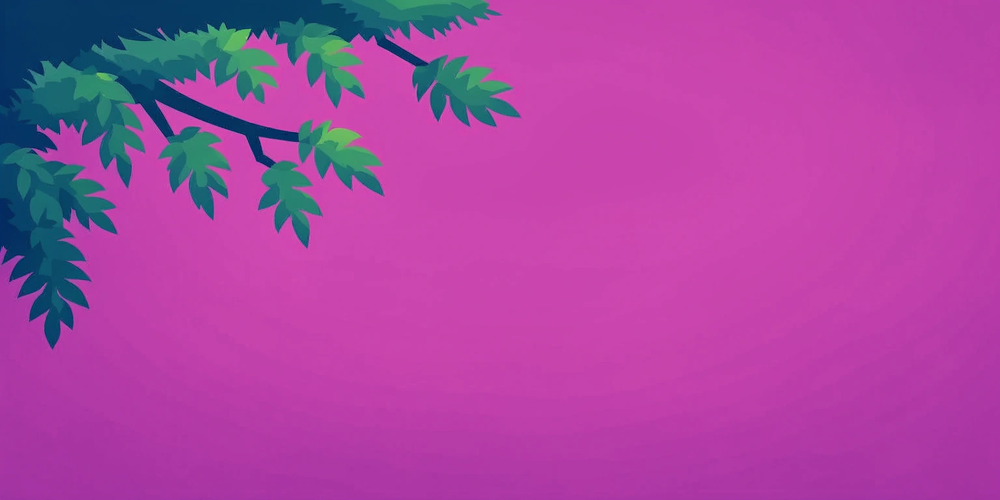
#> input picture assets/raw/a-dark-silhouette-of-leafy-branches-hanging-down-f.png, 1000 x 500 px, shrunk from 1536 x 768 before the run; its folder holds only this picture in this run
$ python cut_assets.py
#> lines starting #> are read from the running program, lines starting #| are printed output that depends on the picture; after the words box and inside, x2 and y2 are one past the last pixel; in counts of white or black regions, pixels touching at a corner belong together
#!/usr/bin/env python3
"""Cut the magenta out of generated art, and measure what the engine needs.

Generated assets arrive as a flat object on a magenta ground. Three things have
to happen before the engine can place one: the magenta has to go, the leftover
magenta bleeding into every anti-aliased edge has to be neutralised, and
somebody has to record where the object's feet are — because the engine stands
things on the ground by that row, not by the bottom of the file.

Keying is done in hue rather than by distance to one sampled colour: some plates
have a gradient background, and a single reference colour misses half of it. The
foreground is green and blue, the ground is magenta, and those sit far enough
apart on the wheel that one threshold separates them everywhere in the frame.

    python3 tools/cut_assets.py                 # assets/raw -> assets/cut
    python3 tools/cut_assets.py --only tree     # just the ones matching
"""

from __future__ import annotations

import argparse
import json
from pathlib import Path

import numpy as np
from PIL import Image

RAW = Path("assets/raw")
CUT = Path("assets/cut")

# Magenta sits at ~300-330°. Everything we draw is green through blue, 80-260°.
# A generous window still leaves a wide empty gap on either side.
BG_HUE = 318.0
HUE_WINDOW = 78.0      # degrees either side of BG_HUE counted as background
MIN_SAT = 0.13         # near-grey pixels are never background, whatever the hue
SOFT = 9.0             # degrees of feathering at the edge of the window
ERODE = 1              # pixels of alpha pulled back, to eat the last of the fringe


def _hsv(rgb: np.ndarray) -> tuple[np.ndarray, np.ndarray, np.ndarray]:
    """Vectorised RGB->HSV. Hue in degrees, s and v in 0..1."""
    r, g, b = rgb[..., 0], rgb[..., 1], rgb[..., 2]
    mx = rgb.max(-1)
    mn = rgb.min(-1)
    d = mx - mn
    h = np.zeros_like(mx)
    nz = d > 1e-6
    ir = nz & (mx == r)
    ig = nz & (mx == g) & ~ir
    ib = nz & (mx == b) & ~ir & ~ig
    with np.errstate(invalid="ignore", divide="ignore"):
        h[ir] = (60 * ((g - b)[ir] / d[ir])) % 360
        h[ig] = (60 * ((b - r)[ig] / d[ig]) + 120) % 360
        h[ib] = (60 * ((r - g)[ib] / d[ib]) + 240) % 360
        s = np.where(mx > 1e-6, d / np.maximum(mx, 1e-6), 0.0)
    return h, s, mx


def _erode(a: np.ndarray, n: int) -> np.ndarray:
    """Pull the alpha edge back by n pixels.

    Anti-aliasing leaves a one-pixel ring that is half object and half ground.
    Despilling fixes its colour but not its coverage, and on something like
    foliage — which is nearly all edge — that ring is a large fraction of the
    silhouette and still reads as a halo. Taking the minimum over the immediate
    neighbourhood spends one pixel of the outline to be rid of it.
    """
    for _ in range(n):
        p = np.pad(a, 1, mode="edge")
        a = np.minimum.reduce([
            p[1:-1, 1:-1], p[:-2, 1:-1], p[2:, 1:-1], p[1:-1, :-2], p[1:-1, 2:],
        ])
    return a


def _alpha(rgb: np.ndarray) -> np.ndarray:
    """1 where the object is, 0 where the magenta is, feathered between."""
    h, s, _ = _hsv(rgb)
    dist = np.abs((h - BG_HUE + 180) % 360 - 180)          # degrees from magenta
    # 0 at the centre of the window, 1 once we are SOFT degrees outside it
    a = np.clip((dist - HUE_WINDOW) / SOFT, 0.0, 1.0)
    a[s < MIN_SAT] = 1.0                                   # greys are never the ground
    a = _erode(a, ERODE)
    # Push what is left of the feather to one end or the other: a half-covered
    # pixel is the halo, and there is nothing in this style that needs one.
    return np.clip(a * 1.45 - 0.30, 0.0, 1.0)


def _despill(rgb: np.ndarray, a: np.ndarray) -> np.ndarray:
    """Take the magenta back out of every pixel it bled into.

    An anti-aliased edge is part object, part ground, so every boundary pixel
    carries some magenta. Left alone it shows up as a pink halo the moment the
    sprite is composited over anything that is not magenta. Magenta is red and
    blue with no green, so clamping red and blue toward green removes it.

    The clamp runs on a band a few pixels wide rather than only on partly
    transparent pixels: the bleed reaches further in than the alpha edge does,
    and a fully opaque pixel one step inside the outline is still pink. Blue is
    given more room than red, because rock and trunk are legitimately blue and
    nothing in this art is legitimately magenta.
    """
    out = rgb.copy()
    near = _erode(a, 3) < 0.999                            # within ~3px of the edge
    if not near.any():
        return out
    g = out[..., 1]
    for c, room in ((0, 0.02), (2, 0.12)):
        ch = out[..., c]
        cap = g + room
        over = near & (ch > cap)
        ch[over] = cap[over]
    return out


def _measure(a: np.ndarray) -> dict:
    """Bounding box, plus the row the object actually stands on."""
    solid = a > 0.5
    rows = np.where(solid.any(1))[0]
    cols = np.where(solid.any(0))[0]
    if not len(rows) or not len(cols):
        return {}
    top, bottom = int(rows[0]), int(rows[-1])
    left, right = int(cols[0]), int(cols[-1])

    # Feet, not the bounding box: find the lowest row carrying a real amount of
    # object, so one stray anti-aliased pixel does not decide where a tree stands.
    per_row = solid.sum(1)
    floor = max(1, int(0.004 * solid.shape[1]))
    heavy = np.where(per_row >= floor)[0]
    base = int(heavy[-1]) if len(heavy) else bottom
    return {"left": left, "top": top, "right": right, "bottom": bottom, "base_row": base}


def cut(src: Path, dst: Path) -> dict:
    im = Image.open(src).convert("RGB")
    rgb = np.asarray(im).astype(np.float32) / 255.0

    a = _alpha(rgb)
    rgb = _despill(rgb, a)
    box = _measure(a)
    if not box:
        return {"file": src.name, "error": "nothing left after keying"}

    out = np.dstack([rgb, a[..., None]])
    out = (np.clip(out, 0, 1) * 255).astype(np.uint8)

    # Crop tight horizontally and to the top, but keep everything down to the
    # base row so the feet stay at the bottom edge of the file.
    l, t, r, b = box["left"], box["top"], box["right"] + 1, box["base_row"] + 1
    pad = 2
    l, t = max(0, l - pad), max(0, t - pad)
    r = min(out.shape[1], r + pad)
    b = min(out.shape[0], b + pad)
    Image.fromarray(out[t:b, l:r]).save(dst, optimize=True)

    return {
        "file": dst.name,
        "w": int(r - l),
        "h": int(b - t),
        "kept": round(float((a > 0.5).mean()), 4),
    }


def main() -> None:
    ap = argparse.ArgumentParser()
    ap.add_argument("--only", default="", help="substring filter on the filename")
    args = ap.parse_args()

    CUT.mkdir(parents=True, exist_ok=True)
    report = []
    for src in sorted(RAW.glob("*.png")):
        if args.only and args.only.lower() not in src.name.lower():
            continue
        info = cut(src, CUT / src.name)
#> in cut, im is the input picture: PIL image 1000x500 RGB; mean R, G, B 168.9, 69.2, 161.9
#> in _hsv, `ir = nz & (mx == r)`:
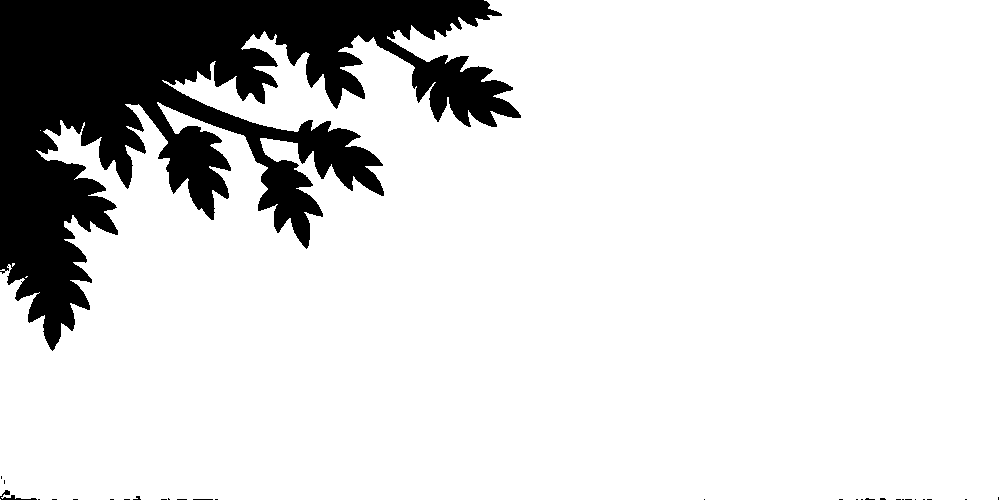
#> ir: shape (500, 1000) bool; 85% white; 29 black regions (26 under 20 px), largest, box (x1, y1, x2, y2) and area: (0, 0, 521, 351) 74635, (0, 490, 37, 500) 107, (193, 499, 213, 500) 20
#> in _hsv, `s = np.where(mx > 1e-6, d / np.maximum(mx, 1e-6), 0.0)`:
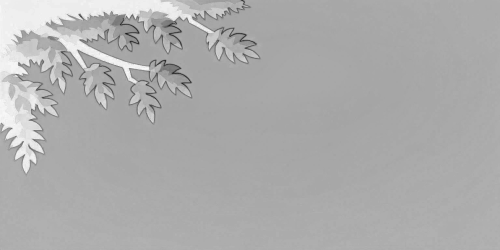
#> s: shape (500, 1000) float32 (shown at 1/2 size); min 0.00735, max 1, mean 0.678
#> call 2 of _erode, with n = 3
#> after the loop in _erode (call 2), `for _ in range(n):`:
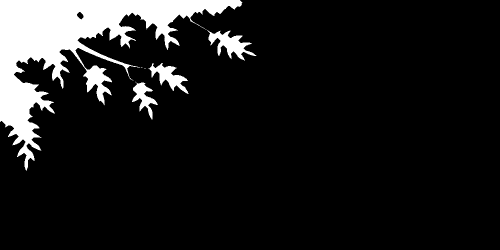
#> a: shape (500, 1000) float32 (shown at 1/2 size); min 0, max 1, mean 0.108
#> after the loop in _despill, `for c, room in ((0, 0.02), (2, 0.12)):`:
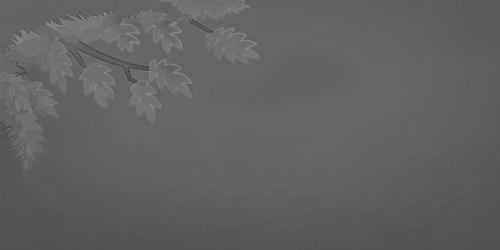
#> ch: shape (500, 1000) float32 (shown at 1/2 size); min 0.206, max 0.639, mean 0.382
#> in cut, `rgb = _despill(rgb, a)`:
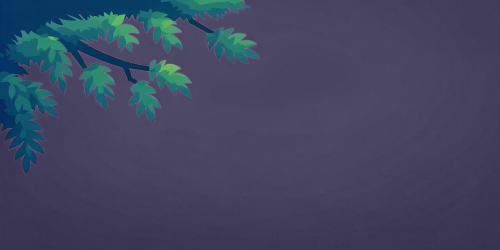
#> rgb: shape (500, 1000, 3) float32 (shown at 1/2 size); mean R, G, B 0.252, 0.272, 0.381
#> in _measure, `rows = np.where(solid.any(1))[0]`: rows = 347 values from 0 to 346
#> in _measure, `cols = np.where(solid.any(0))[0]`: cols = 518 values from 0 to 517
#> in _measure, `top, bottom = int(rows[0]), int(rows[-1])`: top = 0; bottom = 346
#> in _measure, `left, right = int(cols[0]), int(cols[-1])`: left = 0; right = 517
#> in _measure, `per_row = solid.sum(1)`: per_row = 500 values, max 491 at index 11, min 0 at index 347, mean 130.6
#> in _measure, `heavy = np.where(per_row >= floor)[0]`: heavy = 344 values from 0 to 343
#> in _measure, `base = int(heavy[-1]) if len(heavy) else bottom`: base = 343
#> in cut, `box = _measure(a)`: box = {'left': 0, 'top': 0, 'right': 517, 'bottom': 346, 'base_row': 343}
#> in cut, `out = np.dstack([rgb, a[..., None]])`:
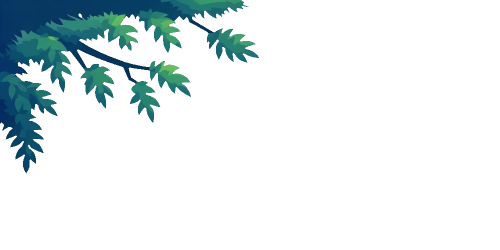
#> out: shape (500, 1000, 4) float32 (shown at 1/2 size); mean R, G, B, A 0.252, 0.272, 0.381, 0.131; transparent parts drawn white
#> in cut, `l, t, r, b = box["left"], box["top"], box["right"] + 1, box["base_row"..`: l = 0; r = 518; b = 344
#> in cut, `r = min(out.shape[1], r + pad)`: r = 520
#> in cut, `b = min(out.shape[0], b + pad)`: b = 346
#> in cut, `Image.fromarray(out[t:b, l:r]).save(dst, optimize=True)`:
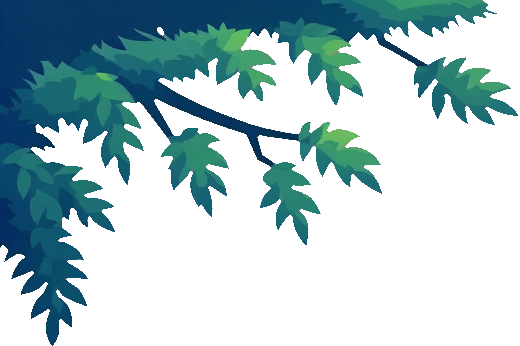
#> saved as a-dark-silhouette-of-leafy-branches-hanging-down-f.png: PIL image 520x346 RGBA; mean R, G, B, A 56.8, 79.7, 103.1, 92.6; transparent parts drawn white
#> info = 4 items
        report.append(info)
        if "error" in info:
            print(f"  !! {info['file']}: {info['error']}")
        else:
            print(f"  {info['file']:<52} {info['w']:>5}x{info['h']:<5} kept {info['kept']:.1%}")
#|   a-dark-silhouette-of-leafy-branches-hanging-down-f.png   520x346   kept 13.1%

    (CUT / "_cut-report.json").write_text(json.dumps(report, indent=2), encoding="utf-8")
    print(f"\n{len(report)} files -> {CUT}/")
#| 1 files -> assets/cut/


if __name__ == "__main__":
    main()

$ run again, on assets/raw/a-single-large-rock--1-2-metres-tall-and-2-metres-.png
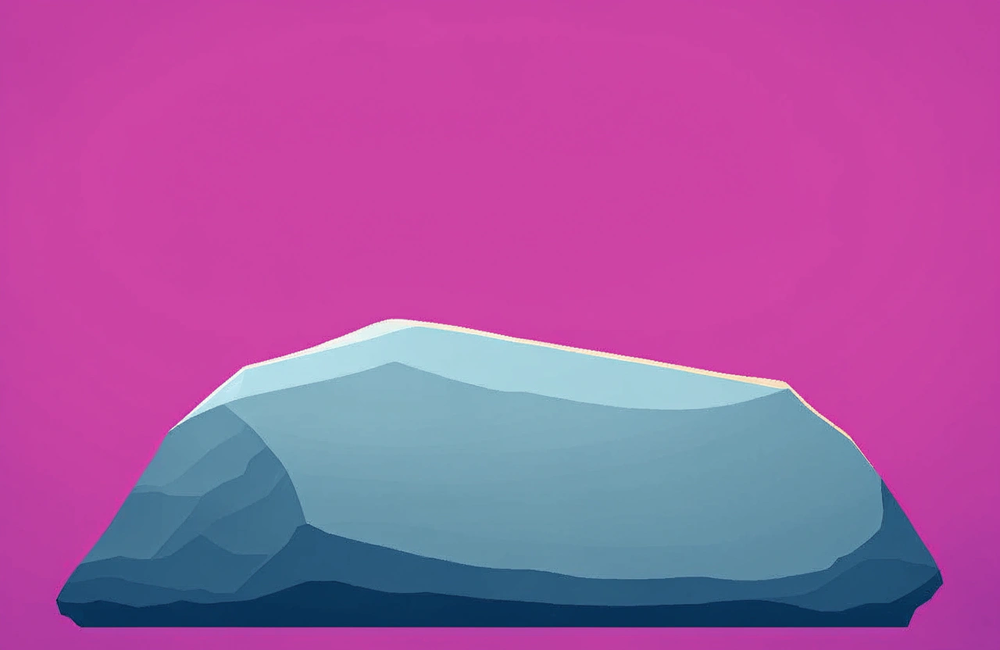
#> input picture assets/raw/a-single-large-rock--1-2-metres-tall-and-2-metres-.png, 1000 x 650 px, shrunk from 1280 x 832 before the run
#> in cut, im is the input picture: PIL image 1000x650 RGB; mean R, G, B 166.4, 88.6, 162.3
#> in _hsv, `nz = d > 1e-6`:
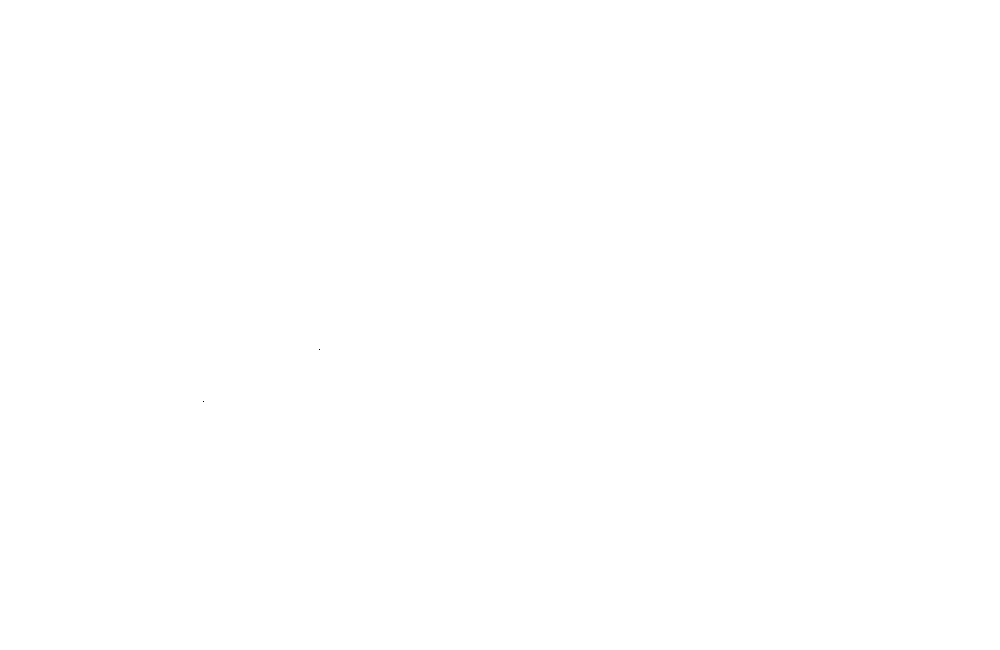
#> nz: shape (650, 1000) bool; 100% white; black in thin lines or dots, all inside (x1, y1, x2, y2) = (203, 349, 320, 402)
#> ir: shape (650, 1000) bool; 68.7% white; 3 black regions (2 under 20 px), largest, box (x1, y1, x2, y2) and area: (56, 322, 944, 628) 203509
#> ig: shape (650, 1000) bool; 0.17% white; 57 white regions (46 under 20 px), largest, box (x1, y1, x2, y2) and area: (327, 322, 410, 349) 533, (676, 369, 733, 380) 68, (734, 380, 789, 389) 61
#> ib: shape (650, 1000) bool; 31.1% white; 8 white regions (7 under 20 px), largest, box (x1, y1, x2, y2) and area: (56, 326, 944, 628) 202357
#> near: shape (650, 1000) bool; 70.1% white; 1 black region, box (x1, y1, x2, y2) and area: (61, 323, 938, 623) 194648
#> solid: shape (650, 1000) bool; 30.9% white; 3 white regions (2 under 20 px), largest, box (x1, y1, x2, y2) and area: (58, 320, 941, 626) 200641
#> rows = 306 values from 320 to 625
#> cols = 883 values from 58 to 940
#> top = 320; bottom = 625
#> left = 58; right = 940
#> per_row = 650 values, max 874 at index 583, min 0 at index 0, mean 308.7
#> heavy = 306 values from 320 to 625
#> base = 625
#> box = {'left': 58, 'top': 320, 'right': 940, 'bottom': 625, 'base_row': 625}
#> in cut, `l, t, r, b = box["left"], box["top"], box["right"] + 1, box["base_row"..`: l = 58; t = 320; r = 941; b = 626
#> in cut, `l, t = max(0, l - pad), max(0, t - pad)`: l = 56; t = 318
#> in cut, `r = min(out.shape[1], r + pad)`: r = 943
#> in cut, `b = min(out.shape[0], b + pad)`: b = 628
#> in cut, `Image.fromarray(out[t:b, l:r]).save(dst, optimize=True)`:
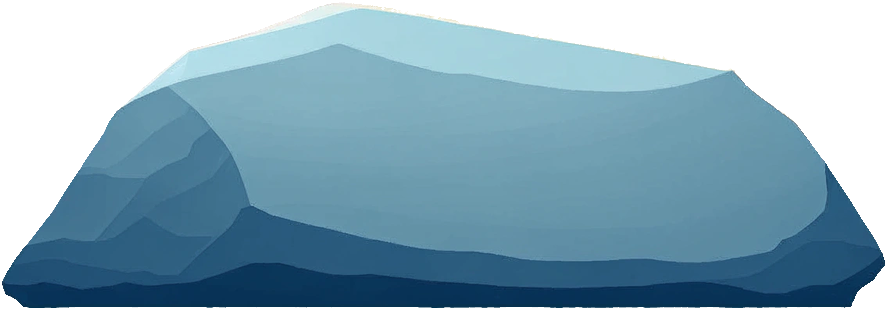
#> saved as a-single-large-rock--1-2-metres-tall-and-2-metres-.png: PIL image 887x310 RGBA; mean R, G, B, A 86.4, 118.9, 143.7, 186.1; transparent parts drawn white
#> info = 4 items
#|   a-single-large-rock--1-2-metres-tall-and-2-metres-.png   887x310   kept 30.9%
#| 1 files -> assets/cut/

$ run again, on assets/raw/a-single-low-flowering-bush--0-6-metres-tall--alon.png
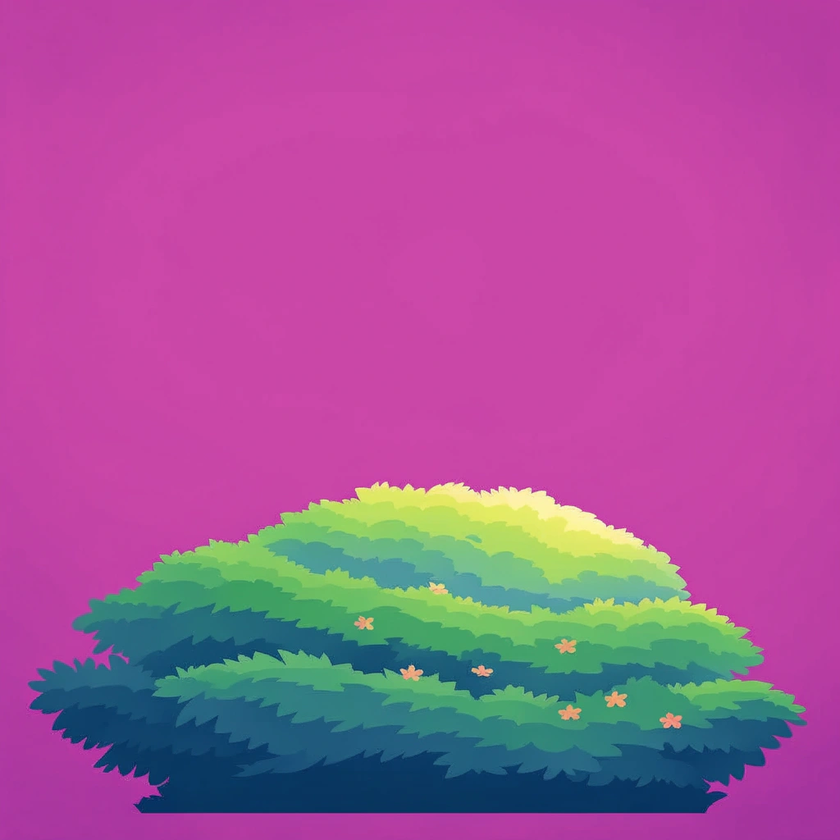
#> input picture assets/raw/a-single-low-flowering-bush--0-6-metres-tall--alon.png, 840 x 840 px, shrunk from 1024 x 1024 before the run
#> in cut, im is the input picture: PIL image 840x840 RGB; mean R, G, B 163.3, 85.8, 152.4
#> nz: shape (840, 840) bool; every value is 1
#> in _hsv, `ir = nz & (mx == r)`:
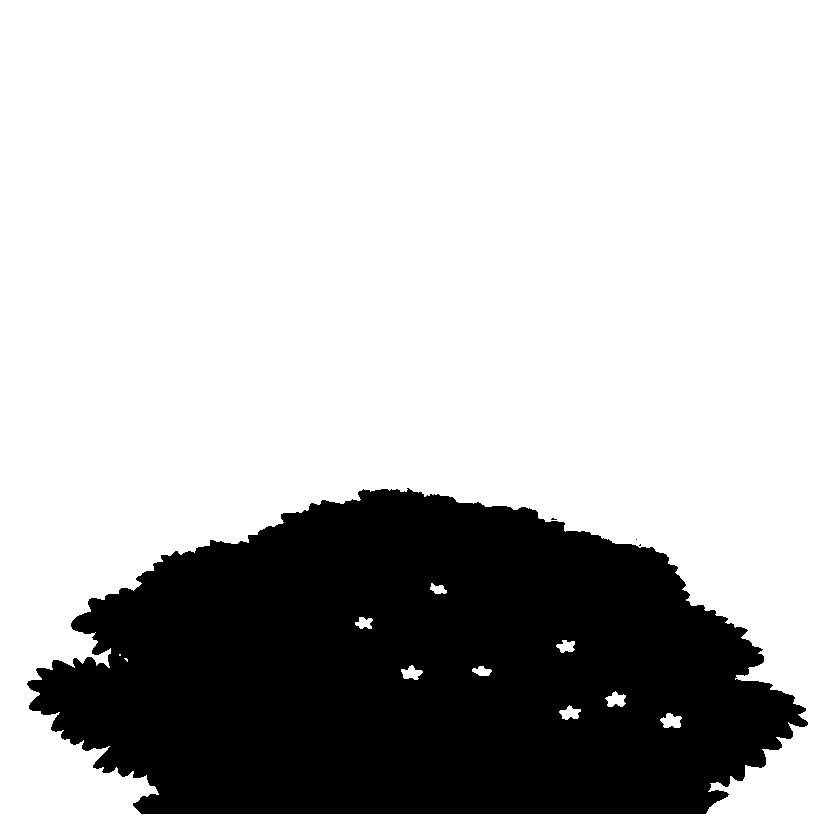
#> ir: shape (840, 840) bool; 73.9% white; 4 black regions (3 under 20 px), largest, box (x1, y1, x2, y2) and area: (27, 488, 808, 814) 184198
#> ig: shape (840, 840) bool; 12.9% white; 33 white regions (32 under 20 px), largest, box (x1, y1, x2, y2) and area: (79, 488, 805, 751) 91041
#> ib: shape (840, 840) bool; 13.2% white; 40 white regions (31 under 20 px), largest, box (x1, y1, x2, y2) and area: (27, 598, 808, 814) 90184, (448, 575, 592, 608) 1340, (366, 559, 433, 588) 1178
#> near: shape (840, 840) bool; 75.4% white; 1 black region, box (x1, y1, x2, y2) and area: (34, 487, 798, 808) 173531
#> solid: shape (840, 840) bool; 25.8% white; 1 white region, box (x1, y1, x2, y2) and area: (30, 484, 805, 811) 182307
#> rows = 327 values from 484 to 810
#> cols = 775 values from 30 to 804
#> top = 484; bottom = 810
#> left = 30; right = 804
#> per_row = 840 values, max 764 at index 707, min 0 at index 0, mean 217
#> heavy = 327 values from 484 to 810
#> base = 810
#> box = {'left': 30, 'top': 484, 'right': 804, 'bottom': 810, 'base_row': 810}
#> in cut, `l, t, r, b = box["left"], box["top"], box["right"] + 1, box["base_row"..`: l = 30; t = 484; r = 805; b = 811
#> in cut, `l, t = max(0, l - pad), max(0, t - pad)`: l = 28; t = 482
#> in cut, `r = min(out.shape[1], r + pad)`: r = 807
#> in cut, `b = min(out.shape[0], b + pad)`: b = 813
#> in cut, `Image.fromarray(out[t:b, l:r]).save(dst, optimize=True)`:
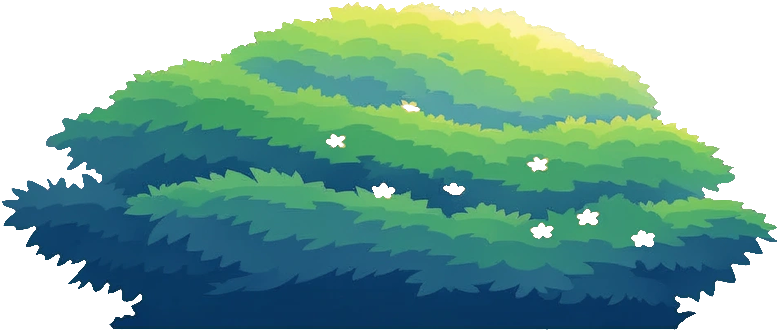
#> saved as a-single-low-flowering-bush--0-6-metres-tall--alon.png: PIL image 779x331 RGBA; mean R, G, B, A 71.2, 115.8, 110.1, 180.3; transparent parts drawn white
#> info = 4 items
#|   a-single-low-flowering-bush--0-6-metres-tall--alon.png   779x331   kept 25.8%
#| 1 files -> assets/cut/
